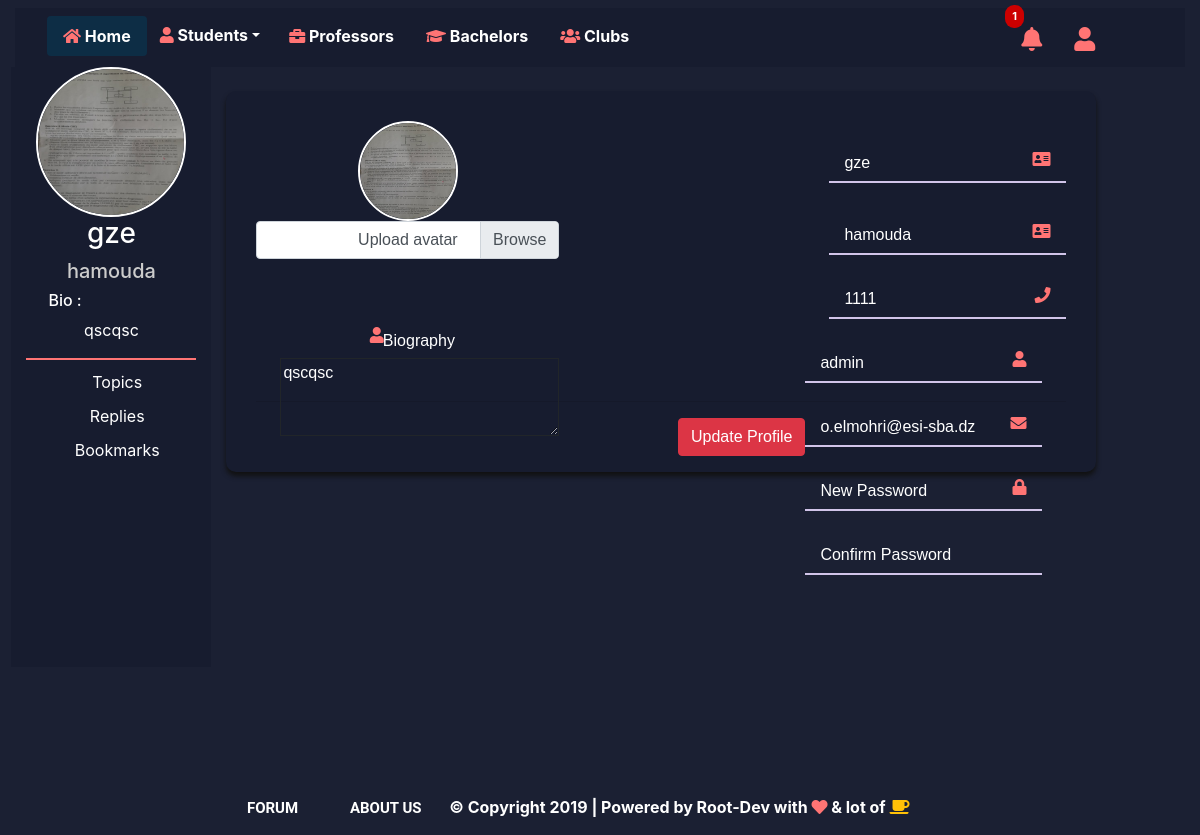
/usersettings/ (signed in), run on an earlier commit of the app's database.
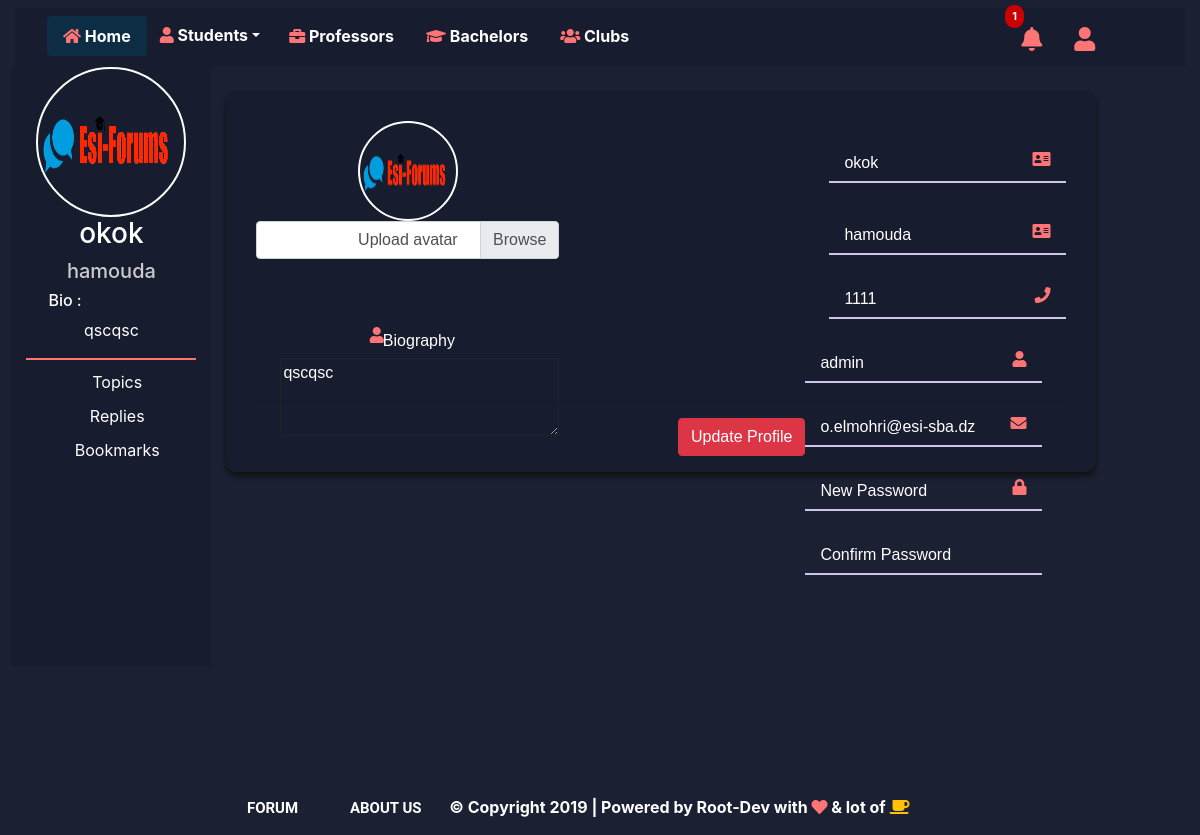
And on a later commit of the database.
### Main/models.py (models this page shows, shortened)
class Utilisateur(AbstractUser):
    role = models.CharField(choices=ROLE,default='etudiant',max_length=10)
    banned=models.BooleanField(default=False)
    mod = models.ForeignKey('self', on_delete=models.DO_NOTHING,related_name='mod-ban+',null=True)
    subject=models.CharField(max_length=20,null=True)
    date =models.DateField(auto_now_add=True,null=True)
    duree=models.IntegerField(default=0,null=True)

class Profile (models.Model):
    user = models.OneToOneField(settings.AUTH_USER_MODEL,on_delete=models.CASCADE,related_name="profile")
    numero_telephone = models.IntegerField(null=True)
    promotion = models.CharField(choices=PROMO,default='1cpi',max_length=4,null=True)
    bio = models.TextField(null=True,blank=True)
    slug = models.SlugField(max_length=250,unique =True,null=True,blank=True)
    publication_enregistrer = models.ForeignKey(Publication,on_delete=models.CASCADE,null=True,blank=True)
    image = models.ImageField(null=True,upload_to='profile_pics',default='profile_pics/default.png')
    is_appoved =models.BooleanField(default=False)

### Main/views.py (the view, shortened to what this page needs)
# urls.py: path('usersettings/', views.editeProfile, name='editprofile'),
def editeProfile(request):
    u_form = UserUpdateForm()
    user=request.user
    user=request.user
    context ={
        'u_form' : u_form,
        'user' : user
    }
    return render(request,"Main/usersettings.html",context)

### Main/forms.py
class UserUpdateForm(forms.ModelForm):
    email = forms.EmailField()
    image=forms.ImageField()
    class Meta:
        model = Utilisateur
        fields = (
            'first_name', 'last_name', 'username', 'email', 'password','image')

### Main/templates/Main/usersettings.html (shortened to what the changed rows need)
{% load static %}
{% load widget_tweaks %}
<!DOCTYPE html>
<html>
<head>
    <link rel="stylesheet" href="{% static "css/user.css"%}">
    <link rel="stylesheet" href="{% static "css/bootstrap.css"%}">
    <link rel="stylesheet" href="https://use.fontawesome.com/releases/v5.8.1/css/all.css"
>
</head>
<body>
<div class="container-fluid">
    <div class="row">
        <div class="col-md-12">
                <nav class="navbar navbar-default py-0 mt-2 " role="navigation">
                        <div class="navbar">
                                <ul class="nav nav-pills" id="homemenu">
                            <li class="nav-item">
                                    {% if request.user.notifications.count > 0 %}
                                    <span id="notification_count">{{ request.user.notifications.count }}</span>
                                    {% endif %}
                                    <a class="nav-link right-search" id="notificationLink" href="#"><span class="fa fa-bell icons"
                                                                                                          style="position:relative; font-size: 1.5rem; top: 3px;"></span>
                                    </a>
                            </li>
                        </ul>
                    </div>
                </nav>
        </div>
        <div class="col-lg-12">
            <div class="row">
                    <div class="col-lg-2 col-md-2 sidebar" style="display: block;margin-left:0.95%">
                    <img src="{{ user.profile.image.url }}" class="profile-pic" alt="">
                    <h3>{{ user.first_name }} {{ user.profile.surname }}</h3>
                    <h5>{{ user.last_name}}</h5>
                    <h6> Bio : </h6>
                    <p>{{ user.profile.bio }} </p>
                    <div class="line"></div>
                    <div class="all col-sm-10">
                        <ul style="display: block;">
                        </ul>
                    </div>
                </div>
                <div class="col-sm-9 content" style="overflow:hidden">
                    <div >
                        <form class="mt-2" method="POST" enctype="multipart/form-data" action="">
                        <div class="tab mt-4">
                            <div class="float-right text-center ml-4" style="margin-top:-2.2%; ">
                                <br>
                                <label class="field a-field a-field_a1 page__field float-left">
                                    <span class="a-field__label-wrap">
                                        <span class="a-field__label">{{user.first_name}}</span>
                                        <span class="fa fa-address-card float-right mt-2 mr-3 icons"></span>
                                    </span>
                                </label>
                                <br><br><br>
                                <label class="field a-field a-field_a1 page__field float-left">
                                    <span class="a-field__label-wrap">
                                        <span class="a-field__label">{{user.last_name}}</span>
                                        <span class="fa fa-address-card float-right mt-2 mr-3 icons"></span>
                                    </span>
                                </label>
                                <br>
                                <label class="field a-field a-field_a1 page__field float-left">
                                    <span class="a-field__label-wrap">
                                        <span class="a-field__label">{{user.profile.numero_telephone}}</span>
                                        <span class="fa fa-phone float-right mt-2 mr-3 icons"></span>
                                    </span>
                                </label><br><br>
                            </div>
                            <div class="float-left mr-4 text-center">
                                <img src="{{ user.profile.image.url }}" id="blah" class="avatar-setting">
                                <br>
                                    <div class="custom-file" id="customFile">
                                        <label class="custom-file-label" for="exampleInputFile">
                                        </label>
                                    </div>
                                <br><br><br>
                                <span class="fa fa-user icons" id="ff"></span>
                                        <div class="form-group">
                                            <h6>Biography</h6>
                                            <div class="fr-wrapper ml-4 show-placeholder">
                                                <textarea class="fr-wrapper fr-box" rows="3"  id="comment" style="background-color: inherit;border-color: #212529; color: white; width:100%"name="bio">{{user.profile.bio}}</textarea>
                                            </div>
                                        </div>
                            </div>
                            <div class="float-right mr-4 text-center">
                                <label class="field a-field a-field_a1 page__field float-right">
                                    <span class="a-field__label-wrap">
                                        <span class="a-field__label">{{user.username}}</span>
                                        <span class="fa fa-user float-right mt-2 mr-3 icons"></span>
                                    </span>
                                </label><br>
                                <label class="field a-field a-field_a1 page__field float-right">
                                    <span class="a-field__label-wrap">
                                        <span class="a-field__label">{{user.email}}</span>
                                        <span class="fa fa-envelope float-right mt-2 mr-3 icons"></span>
                                    </span>
                                </label><br>
                                <br>
                            </div>
                            <br><br><br><br><br><br><br><br><br><br><br>
                            <br>
                            </form>
                        </div>
                        </div>
            </div>
        </div>
    </div>
</div>
</body>
</html>

What changed in the data, as far as the page shows it:
changed Utilisateur "hamouda": profile.image: a different picture; first_name "gze" → "okok"
